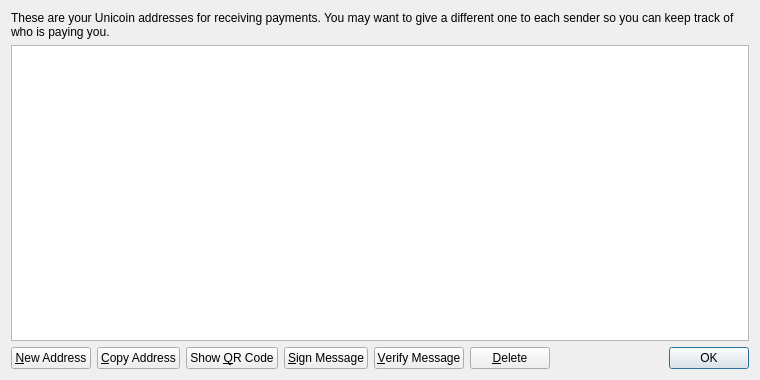
<?xml version="1.0" encoding="UTF-8"?>
<ui version="4.0">
 <class>AddressBookPage</class>
 <widget class="QWidget" name="AddressBookPage">
  <property name="geometry">
   <rect>
    <x>0</x>
    <y>0</y>
    <width>760</width>
    <height>380</height>
   </rect>
  </property>
  <property name="windowTitle">
   <string>Address Book</string>
  </property>
  <layout class="QVBoxLayout" name="verticalLayout">
   <item>
    <widget class="QLabel" name="labelExplanation">
     <property name="text">
      <string>These are your Unicoin addresses for receiving payments. You may want to give a different one to each sender so you can keep track of who is paying you.</string>
     </property>
     <property name="textFormat">
      <enum>Qt::PlainText</enum>
     </property>
     <property name="wordWrap">
      <bool>true</bool>
     </property>
    </widget>
   </item>
   <item>
    <widget class="QTableView" name="tableView">
     <property name="contextMenuPolicy">
      <enum>Qt::CustomContextMenu</enum>
     </property>
     <property name="toolTip">
      <string>Double-click to edit address or label</string>
     </property>
     <property name="tabKeyNavigation">
      <bool>false</bool>
     </property>
     <property name="alternatingRowColors">
      <bool>true</bool>
     </property>
     <property name="selectionMode">
      <enum>QAbstractItemView::SingleSelection</enum>
     </property>
     <property name="selectionBehavior">
      <enum>QAbstractItemView::SelectRows</enum>
     </property>
     <property name="sortingEnabled">
      <bool>true</bool>
     </property>
     <attribute name="verticalHeaderVisible">
      <bool>false</bool>
     </attribute>
    </widget>
   </item>
   <item>
    <layout class="QHBoxLayout" name="horizontalLayout">
     <item>
      <widget class="QPushButton" name="newAddressButton">
       <property name="toolTip">
        <string>Create a new address</string>
       </property>
       <property name="text">
        <string>&amp;New Address</string>
       </property>
       <property name="icon">
        <iconset resource="../bitcoin.qrc">
         <normaloff>:/icons/add</normaloff>:/icons/add</iconset>
       </property>
      </widget>
     </item>
     <item>
      <widget class="QPushButton" name="copyToClipboard">
       <property name="toolTip">
        <string>Copy the currently selected address to the system clipboard</string>
       </property>
       <property name="text">
        <string>&amp;Copy Address</string>
       </property>
       <property name="icon">
        <iconset resource="../bitcoin.qrc">
         <normaloff>:/icons/editcopy</normaloff>:/icons/editcopy</iconset>
       </property>
      </widget>
     </item>
     <item>
      <widget class="QPushButton" name="showQRCode">
       <property name="text">
        <string>Show &amp;QR Code</string>
       </property>
       <property name="icon">
        <iconset resource="../bitcoin.qrc">
         <normaloff>:/icons/qrcode</normaloff>:/icons/qrcode</iconset>
       </property>
      </widget>
     </item>
     <item>
      <widget class="QPushButton" name="signMessage">
       <property name="toolTip">
        <string>Sign a message to prove you own a Bitcoin address</string>
       </property>
       <property name="text">
        <string>&amp;Sign Message</string>
       </property>
       <property name="icon">
        <iconset resource="../bitcoin.qrc">
         <normaloff>:/icons/edit</normaloff>:/icons/edit</iconset>
       </property>
      </widget>
     </item>
     <item>
      <widget class="QPushButton" name="verifyMessage">
       <property name="toolTip">
        <string>Verify a message to ensure it was signed with a specified Bitcoin address</string>
       </property>
       <property name="text">
        <string>&amp;Verify Message</string>
       </property>
       <property name="icon">
        <iconset resource="../bitcoin.qrc">
         <normaloff>:/icons/transaction_0</normaloff>:/icons/transaction_0</iconset>
       </property>
      </widget>
     </item>
     <item>
      <widget class="QPushButton" name="deleteButton">
       <property name="toolTip">
        <string>Delete the currently selected address from the list. Only sending addresses can be deleted.</string>
       </property>
       <property name="text">
        <string>&amp;Delete</string>
       </property>
       <property name="icon">
        <iconset resource="../bitcoin.qrc">
         <normaloff>:/icons/remove</normaloff>:/icons/remove</iconset>
       </property>
      </widget>
     </item>
     <item>
      <spacer name="horizontalSpacer">
       <property name="orientation">
        <enum>Qt::Horizontal</enum>
       </property>
       <property name="sizeHint" stdset="0">
        <size>
         <width>40</width>
         <height>20</height>
        </size>
       </property>
      </spacer>
     </item>
     <item>
      <widget class="QDialogButtonBox" name="buttonBox">
       <property name="sizePolicy">
        <sizepolicy hsizetype="Maximum" vsizetype="Fixed">
         <horstretch>0</horstretch>
         <verstretch>0</verstretch>
        </sizepolicy>
       </property>
       <property name="standardButtons">
        <set>QDialogButtonBox::Ok</set>
       </property>
      </widget>
     </item>
    </layout>
   </item>
  </layout>
 </widget>
 <resources>
  <include location="../bitcoin.qrc"/>
 </resources>
 <connections/>
</ui>
